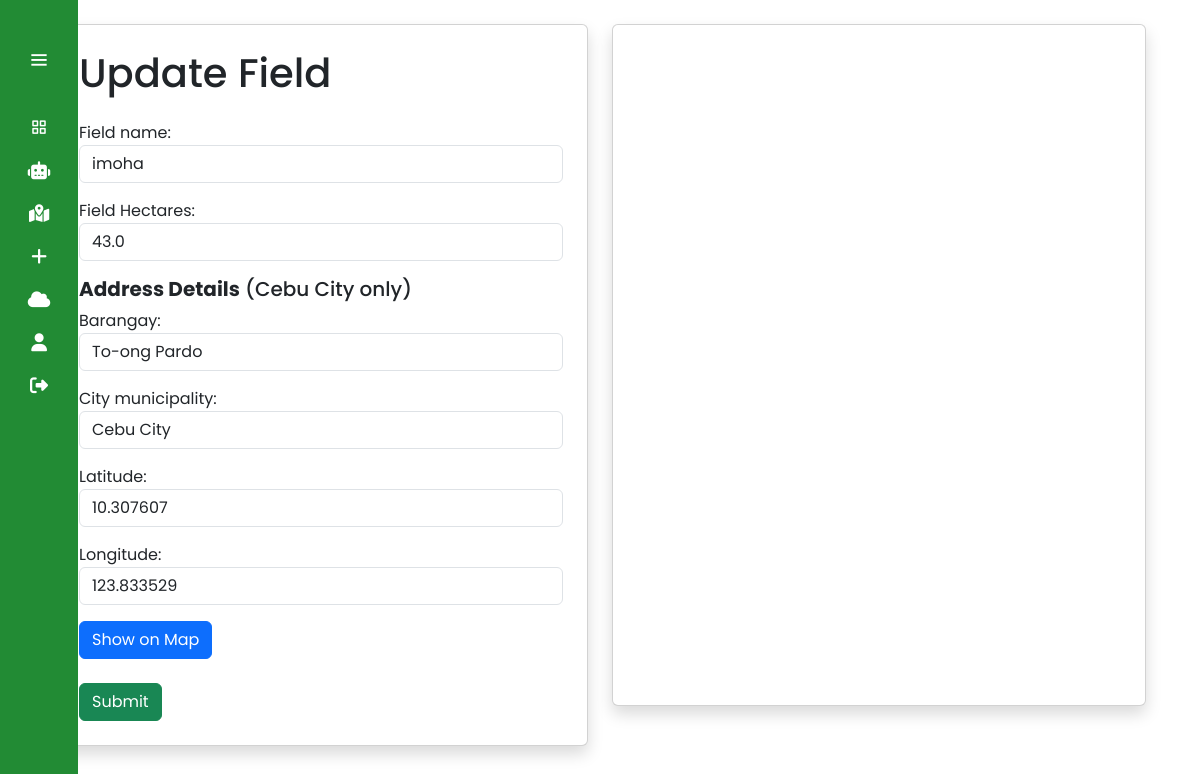
The page /bofa_dashboard/bofa_update_field/8/ (signed in) on the database its author committed.
### app_agrosavvy/models.py (models this page shows, shortened)
class Field(models.Model):
    field_id = models.AutoField(primary_key=True)
    field_name = models.CharField(max_length=100)
    field_acres = models.FloatField()  # changed to hectares in templates only
    address = models.ForeignKey(Address, on_delete=models.SET_NULL, related_name="fields", null=True)
    owner = models.ForeignKey(CustomUser, on_delete=models.SET_NULL, related_name="fields", null=True)
    created_at = models.DateTimeField(default=timezone.now)
    is_deleted = models.BooleanField(default = False)
    class Meta:
        ordering = ['-created_at']

class Address(models.Model):
    address_id = models.AutoField(primary_key=True)
    barangay = models.ForeignKey(Barangay, on_delete=models.SET_NULL, blank=True, null=True)
    city_municipality = models.CharField(max_length=100)
    country = models.CharField(max_length=100)
    latitude = models.FloatField(blank=True, null=True) # change this
    longitude = models.FloatField(blank=True, null=True)

### app_agrosavvy/views.py (the view)
# urls.py: path('bofa_dashboard/bofa_update_field/<int:field_id>/', views.bofa_update_field, name='bofa_update_field'),
def bofa_update_field(request, field_id):
    if request.user.is_authenticated and request.user.roleuser.roleuser == "farmer":
        field = get_object_or_404(Field, pk=field_id)
        if field.owner != request.user:
            return redirect("forbidden")
        if request.method == "POST":
            field_form = FieldForm(request.POST, instance=field)
            address_instance = field.address
            address_form = AddressForm(request.POST, instance=address_instance)
            if field_form.is_valid() and address_form.is_valid():
                updated_field = field_form.save(commit=False)
                updated_field.owner = field.owner
                updated_field.save()
                updated_address = address_form.save()
                messages.success(request, "Field updated successfully.")
                return JsonResponse({"status": "success"})
            else:
                return JsonResponse(
                    {
                        "status": "error",
                        "errors": {
                            "field_form": field_form.errors,
                            "address_form": address_form.errors,
                        },
                    }
                )
        else:
            field_form = FieldForm(instance=field)
            address_form = AddressForm(instance=field.address)
        context = {
            "field_form": field_form,
            "address_form": address_form,
        }
        return render(request, "bofa_pages/bofa_update_field.html", context)
    else:
        return redirect("forbidden")

### app_agrosavvy/forms.py
class FieldForm(forms.ModelForm):
    class Meta:
        model = Field
        fields = ["field_name", "field_acres"]
        labels = {
            "field_acres": "Field Hectares"
        }
        widgets = {
            "field_name": forms.TextInput(
                attrs={
                    "class": "form-control",
                    "placeholder": "Enter field name",
                    "autofocus": True,
                }
            ),
            "field_acres": forms.NumberInput(
                attrs={
                    "class": "form-control",
                    "placeholder": "Enter field size in hectares",
                }
            ),
        }

### app_agrosavvy/models.py (called while the page is built)
    def __str__(self):
        return f"{self.brgy_name}"

### app_agrosavvy/templates/bofa_pages/bofa_update_field.html (shortened to what this page needs)
{% extends 'bofa_base.html' %}
{% block content %}
<div class="container mt-4">
    <div class="row">
        <div class="col-md-6 ml-1">
            <div class="card shadow p-4">
                <h1 class="mb-4">Update Field</h1>
                <form id="fieldForm" method="POST">
                    {{ field_form.as_p }}
                    <h5><strong>Address Details</strong> (Cebu City only)</h5>
                    {{ address_form.as_p }}
                    <div class="form-group">
                        <button type="button" id="geocodeButton" class="btn btn-primary">Show on Map</button>
                    </div><br>
                    <div class="form-group">
                        <button type="submit" class="btn btn-success">Submit</button>
                    </div>
                </form>
            </div>
        </div>
        <div class="col-md-6">
            <div class="card shadow">
                <div id="map" style="height: 680px;"></div>
            </div>
        </div>
    </div>
</div>
{% endblock %}

### templates/bofa_base.html (style rules this page uses)
body { background-color: rgb(255, 255, 255); }

### templates/bofa_sidebar.html (style rules this page uses)
:root { --color-default: #228b34; --color-white: #ffffff; }
* { padding: 0%; margin: 0%; box-sizing: border-box; font-family: 'Poppins', sans-serif; }
body { min-height: 100vh; }

### rows shown on the page
Field: field_name "imoha", field_acres "43.0"
Address: barangay "To-ong Pardo", city_municipality "Cebu City", latitude "10.307607", longitude "123.833529"
